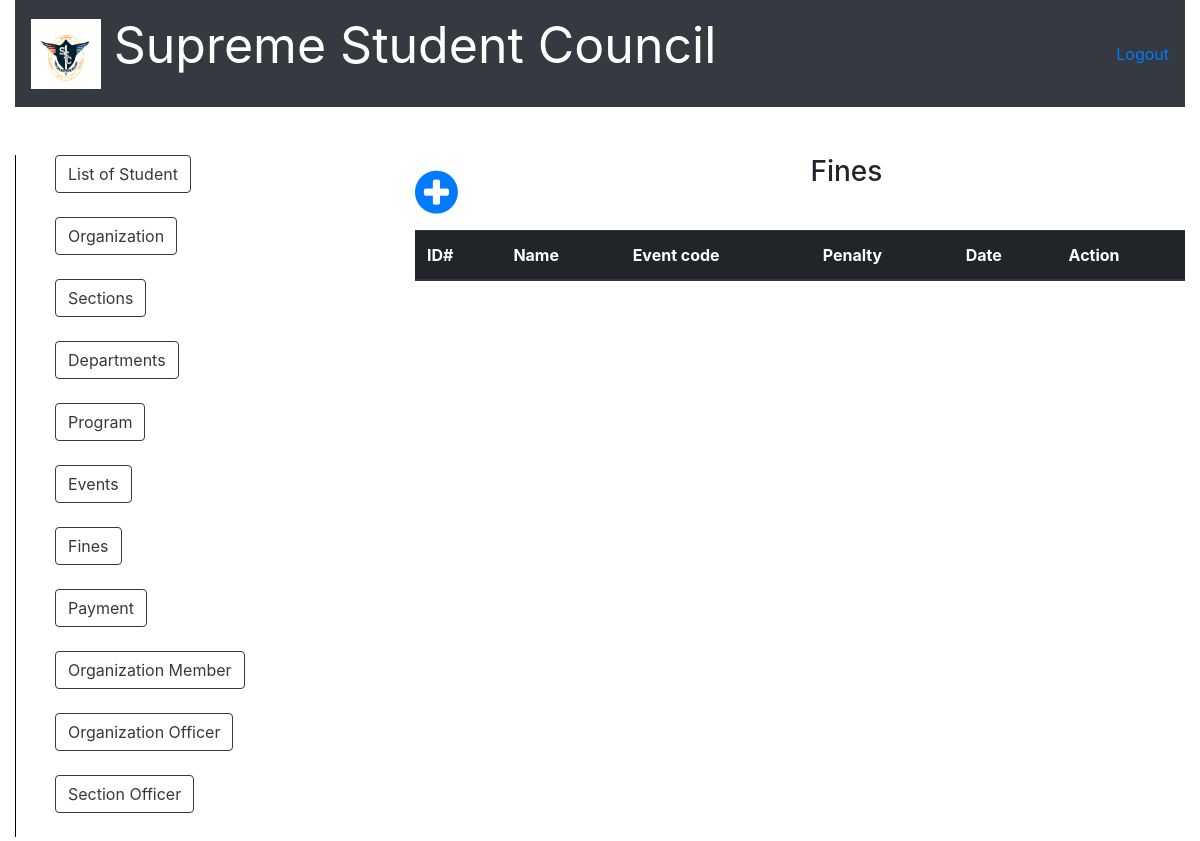
/fines.php, run on an earlier commit of the app's database.
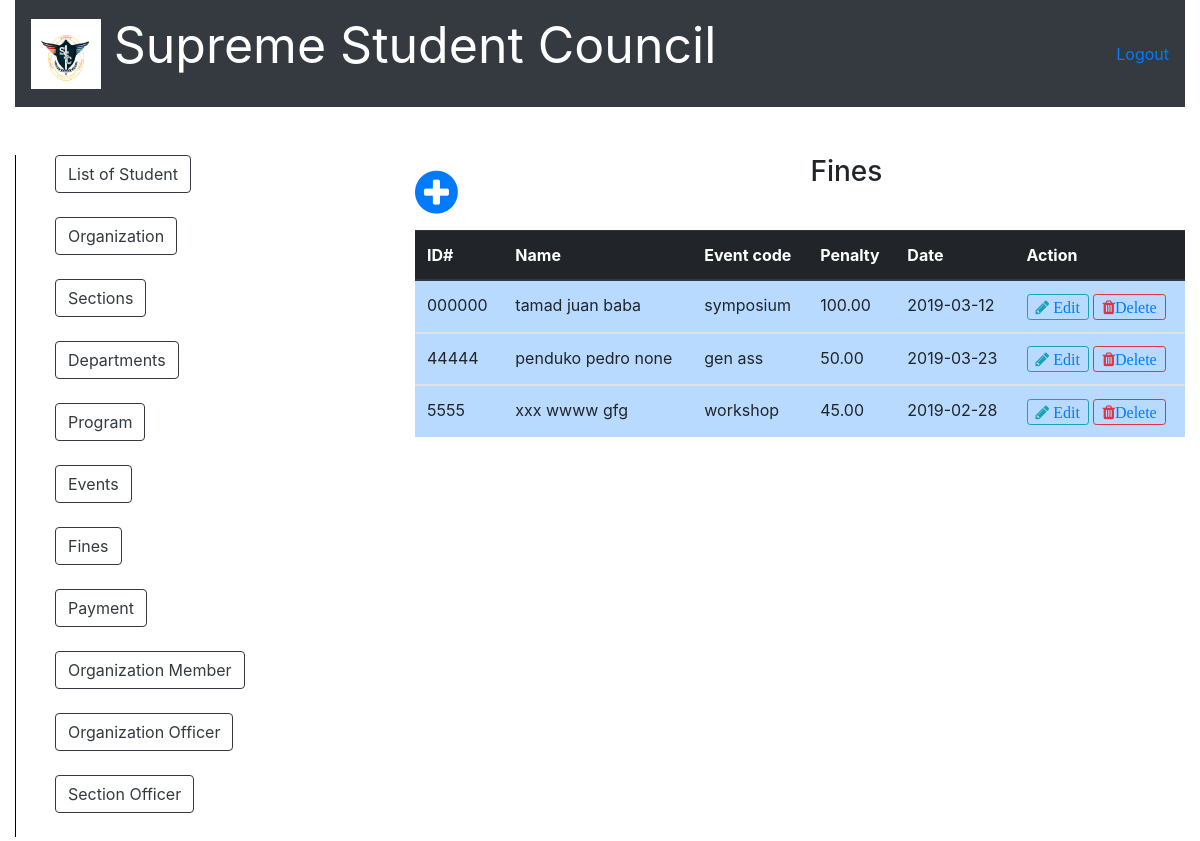
And on a later commit of the database.
### tables this page shows
CREATE TABLE `fines` (
  `id_number` varchar(50) NOT NULL,
  `event_code` varchar(100) NOT NULL,
  `penalty` decimal(10,2) NOT NULL,
  `date` date NOT NULL
);

CREATE TABLE `student` (
  `id_number` varchar(50) NOT NULL,
  `last_name` varchar(100) NOT NULL,
  `first_name` varchar(100) NOT NULL,
  `middle_name` varchar(100) NOT NULL,
  `course_code` varchar(10) NOT NULL,
  `section_id` varchar(20) NOT NULL,
  `status` varchar(50) NOT NULL
);

### fines.php (the view, shortened to what this page needs)
<?php include('server.php'); ?>
<!DOCTYPE html>
<html>
<head>
		<link rel="stylesheet" href="bootstrap/css/bootstrap.min.css">
		<link rel = "stylesheet" href = "font-awesome-4.7.0/font-awesome-4.7.0/css/font-awesome.min.css">
		<link href = "css/style.css" rel = "stylesheet" type = "text/css" >
</head>
<body>
	<div class="container-fluid">
		<nav class="navbar navbar-expand-lg navbar-dark bg-dark">
		   <a href = "index.php"><img src = "ssc.PNG" style=" height:70px; width:70px;"></a>
		  <div class="collapse navbar-collapse" id="navbarTogglerDemo03">
		    	</center><p style="color:white; font-size: 50px; margin-right: 400px;">Supreme Student Council<strong></strong></p>
		    	<a href="logout.php">Logout</a>
		  </div>
		</nav>
	</div>
	<br /><br />
	<div class="container-fluid">
		<div class="row">
			<div class="col-sm-2" >
				<div class="vertical_line">
				<ul style="list-style: none;">
					<li><a href = "list_of_student.php"><button type="button" class="btn btn-outline-dark">List of Student</button></a></li><br />
					<li><a href ="list_of_organization.php"><button type="button" class="btn btn-outline-dark">Organization</button></a></li><br />
					<li><a href ="list_of_section.php"><button type="button" class="btn btn-outline-dark">Sections</button></a></li><br />
					<li><a href ="list_of_department.php"><button type="button" class="btn btn-outline-dark">Departments</button></a></li><br />
					<li><a href ="list_of_program.php"><button type="button" class="btn btn-outline-dark">Program</button></a></li><br />
					<li><a href ="list_of_event.php"><button type="button" class="btn btn-outline-dark">Events</button></a></li><br />
					<li><a href ="fines.php"><button type="button" class="btn btn-outline-dark">Fines</button></a></li><br />
					<li><a href ="payment.php"><button type="button" class="btn btn-outline-dark">Payment</button></a></li><br />
					<li><a href ="list_of_organization_member.php"><button type="button" class="btn btn-outline-dark">Organization Member</button></a></li><br />
					<li><a href ="list_of_organization_officer.php"><button type="button" class="btn btn-outline-dark">Organization Officer</button></a></li><br />
					<li><a href ="list_of_section_officer.php"><button type="button" class="btn btn-outline-dark">Section Officer</button></a></li><br />
				</ul>
				</div>
			</div>
			<div class="col-sm-2" >
			</div>
			<div class="col-sm-8">
				<a href = "add_new_fines.php"><span style="float: left; font-size: 50px; margin-right: 50px;"><i class="fa fa-plus-circle" font-size = "50px"></i></span></a>
				<center><h3>Fines</h3></center><br />
				<table class="table table-primary">
				<?php $results = mysqli_query($db, "SELECT * FROM fines,student  WHERE fines.id_number = student.id_number"); ?>
				  <thead class="thead-dark">
				    <tr>
				      <th scope="col">ID#</th>
				      <th scope="col">Name</th>
				      <th scope="col">Event code</th>
				      <th scope="col">Penalty</th>
				      <th scope="col">Date</th>
				      <th scope="col">Action</th>
				    </tr>
				  </thead>
				  <?php while ($row = mysqli_fetch_array($results)){ ?>
				  <tbody>
				    <tr>
				      <td><?php echo $row['id_number']?></td>
				      <td><?php echo $row['last_name']." ".$row['first_name']." ".$row['middle_name']?></td>
				      <td><?php echo $row['event_code']?></td>
				      <td><?php echo $row['penalty']?></td>
				      <td><?php echo $row['date']?></td>
				      <td>
						<button type="button" class="btn btn-outline-info btn-sm fa fa-pencil"><a href="update_fines.php?EDIT3=<?php echo $row['id_number']; ?>"> Edit </a></button>
						<button type="button" class="btn btn-outline-danger  btn-sm fa fa-trash"><a href="server.php?DEL3=<?php echo $row['id_number']; ?>">Delete</a></button>
				      </td>
				    </tr>
				  </tbody>
				  <?php
  				  } ?>
				</table>
			</div>
		</div>
	</div>
</body>
</html>

### css/style.css (style rules this page uses)
.vertical_line { height:500; width:1px;background:#000; }

What changed in the data, as far as the page shows it:
added fines: id_number.id_number "000000", id_number.last_name "tamad", id_number.first_name "juan", id_number.middle_name "baba", event_code "symposium", penalty "100.00", date "2019-03-12"
added fines: id_number.id_number "44444", id_number.last_name "penduko", id_number.first_name "pedro", id_number.middle_name "none", event_code "gen ass", penalty "50.00", date "2019-03-23"
added fines: id_number.id_number "5555", id_number.last_name "xxx", id_number.first_name "wwww", id_number.middle_name "gfg", event_code "workshop", penalty "45.00", date "2019-02-28"
